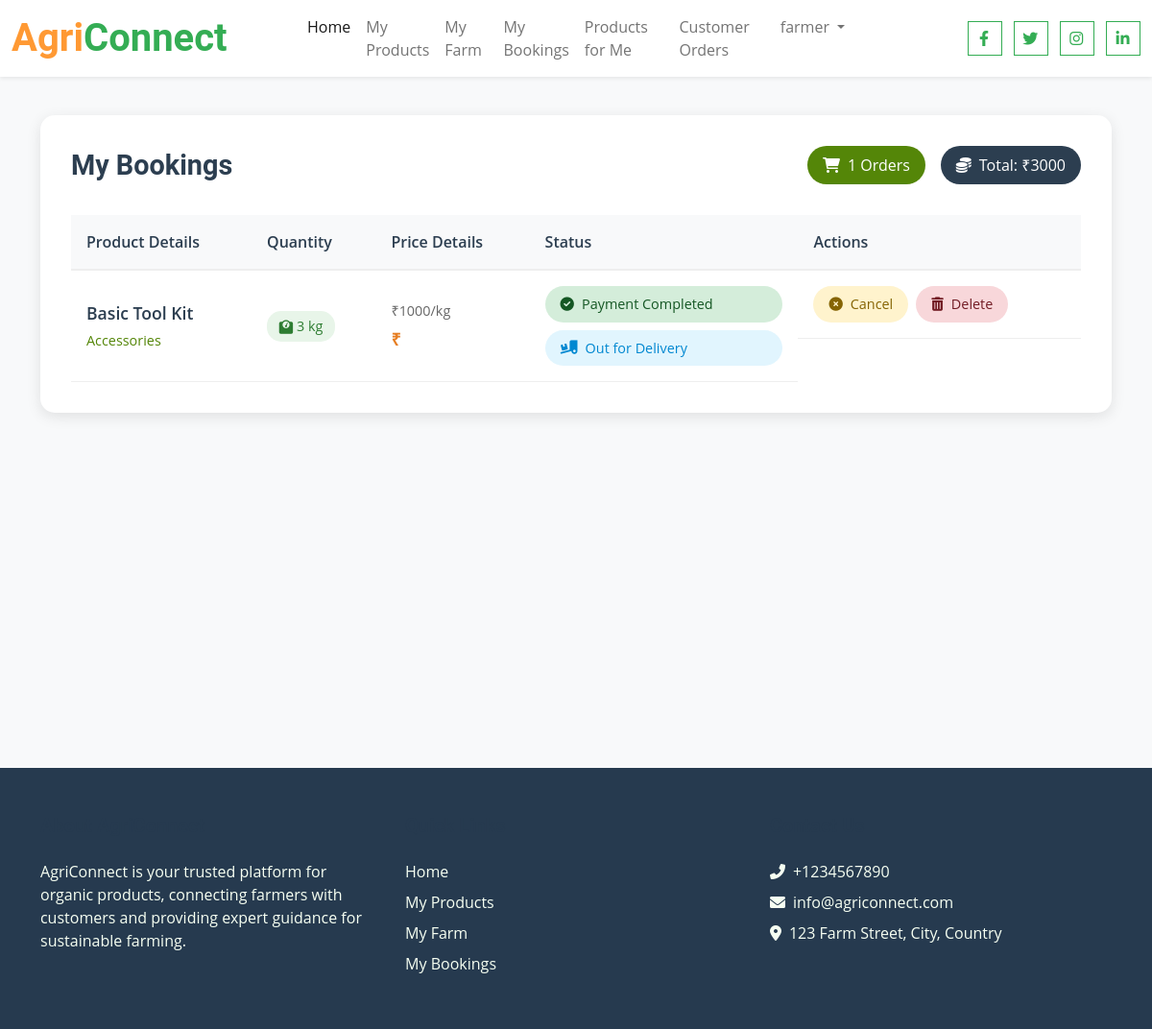
Screenshot of /farmer/FarmerMybooking (signed in) with the database file from the repository.
### Expert/models.py (models this page shows)
class FramemerCheckout(models.Model):
    product = models.ForeignKey(FarmerProducts,on_delete=models.CASCADE)
    user = models.ForeignKey(User,on_delete=models.CASCADE)
    date = models.DateField(auto_now_add=True)
    status = models.CharField(max_length=255)
    Payment = models.BooleanField(default=False)
    quantity = models.IntegerField(default=1)
    tracking_number = models.CharField(max_length=50, blank=True, null=True)
    delivery_service = models.CharField(max_length=100, blank=True, null=True)
    estimated_delivery = models.DateField(null=True, blank=True)
    delivery_notes = models.TextField(blank=True, null=True)
    delivery_status = models.CharField(max_length=50, blank=True, null=True)

class FarmerProducts(models.Model):
    options = (
        ("Fertilizer","Fertilizers"),
        ("Seeds","Seeds"),
        ("Accessories","Accessories")
    )
    Product_Name = models.CharField(max_length=255)
    Product_Category = models.CharField(max_length=255,choices=options)
    Product_price = models.IntegerField()
    Product_image = models.FileField(upload_to="farmer_product")
    Product_stock = models.IntegerField()
    user = models.ForeignKey(User,on_delete=models.CASCADE,null=True,blank=True)
    status = models.BooleanField(default=True)

### farmer/views.py (the view)
# urls.py: path("FarmerMybooking",views.FarmerMybooking,name="FarmerMybooking"),
def FarmerMybooking(request):
    product = FramemerCheckout.objects.filter(user=request.user)
    total_price = sum(p.product.Product_price * p.quantity for p in product)
    context = {
        'product': product,
        'total_price': total_price
    }
    return render(request, "farmer/mybooking.html", context)

### templates/farmer/mybooking.html (shortened to what this page needs)
{% extends "farmerhome.html" %}
{% block content %}
<div class="booking-container">
    <div class="container">
        <div class="booking-card">
            <div class="booking-header">
                <h1 class="booking-title">My Bookings</h1>
                <div class="booking-stats">
                    <div class="stat-badge orders-badge">
                        <i class="fas fa-shopping-cart"></i>
                        <span>{{product|length}} Orders</span>
                    </div>
                    <div class="stat-badge total-badge">
                        <i class="fas fa-coins"></i>
                        <span>Total: ₹{{total_price|default:"0"}}</span>
                    </div>
                </div>
            </div>
            {% if product %}
            <div class="table-responsive">
                <table class="booking-table">
                    <thead>
                        <tr>
                            <th>Product Details</th>
                            <th>Quantity</th>
                            <th>Price Details</th>
                            <th>Status</th>
                            <th>Actions</th>
                        </tr>
                    </thead>
                    <tbody>
                        {% for p in product %}
                        <tr>
                            <td>
                                <div class="product-info">
                                    <span class="product-name">{{p.product.Product_Name}}</span>
                                    <span class="product-category">{{p.product.Product_Category}}</span>
                                </div>
                            </td>
                            <td>
                                <span class="quantity-badge">
                                    <i class="fas fa-weight"></i> {{p.quantity}} kg
                                </span>
                            </td>
                            <td>
                                <div class="price-info">
                                    <span class="unit-price">₹{{p.product.Product_price}}/kg</span>
                                    <span class="total-price">₹{{p.total_price}}</span>
                                </div>
                            </td>
                            <td>
                                <div class="status-info">
                                    <span class="status-badge {% if p.status == 'Customer Ordered' %}status-pending
                                        {% elif p.status == 'Order Accepted' %}status-accepted
                                        {% elif p.status == 'Order Despached' %}status-dispatched
                                        {% elif p.status == 'Payment Completed' %}status-completed
                                        {% elif p.status == 'Cancelled By User' %}status-cancelled
                                        {% else %}status-pending{% endif %}">
                                        <i class="fas {% if p.status == 'Customer Ordered' %}fa-clock
                                            {% elif p.status == 'Order Accepted' %}fa-check
                                            {% elif p.status == 'Order Despached' %}fa-truck
                                            {% elif p.status == 'Payment Completed' %}fa-check-circle
                                            {% elif p.status == 'Cancelled By User' %}fa-times-circle
                                            {% else %}fa-clock{% endif %}"></i>
                                        {{p.status}}
                                    </span>
                                    {% if p.delivery_status and p.status == 'Order Despached' or p.status == 'Payment Completed' %}
                                    <span class="status-badge {% if p.delivery_status == 'In Transit' %}status-transit
                                        {% elif p.delivery_status == 'Out for Delivery' %}status-out-delivery
                                        {% elif p.delivery_status == 'Delivered' %}status-delivered
                                        {% elif p.delivery_status == 'Failed Delivery' %}status-failed
                                        {% elif p.delivery_status == 'Returned' %}status-returned
                                        {% endif %}">
                                        <i class="fas {% if p.delivery_status == 'In Transit' %}fa-shipping-fast
                                            {% elif p.delivery_status == 'Out for Delivery' %}fa-truck-loading
                                            {% elif p.delivery_status == 'Delivered' %}fa-box-check
                                            {% elif p.delivery_status == 'Failed Delivery' %}fa-exclamation-triangle
                                            {% elif p.delivery_status == 'Returned' %}fa-undo
                                            {% endif %}"></i>
                                        {{p.delivery_status}}
                                    </span>
                                    {% endif %}
                                </div>
                            </td>
                            <td class="action-buttons">
                                <a href="{%url 'CancelOrderFarmer' p.id %}" class="action-btn cancel-btn">
                                    <i class="fas fa-times-circle"></i>
                                    Cancel
                                </a>
                                <a href="{%url 'DeleteOrderFarmer' p.id %}" class="action-btn delete-btn">
                                    <i class="fas fa-trash-alt"></i>
                                    Delete
                                </a>
                            </td>
                        </tr>
                        {% endfor %}
                    </tbody>
                </table>
            </div>
            {% else %}
            <div class="empty-state">
                <i class="fas fa-shopping-basket"></i>
                <h3>No Orders Yet</h3>
                <p>You haven't placed any orders yet. Start shopping to see your orders here.</p>
            </div>
            {% endif %}
        </div>
    </div>
</div>
{% endblock %}

### templates/farmerhome.html (shortened to what this page needs)
{% load static %}
<!DOCTYPE html>
<html lang="en">
<head>
    <link href="https://cdnjs.cloudflare.com/ajax/libs/font-awesome/6.0.0/css/all.min.css" rel="stylesheet">
    <link href="https://cdn.jsdelivr.net/npm/bootstrap-icons@1.8.1/font/bootstrap-icons.css" rel="stylesheet">
    <link href="{%static 'lib/owlcarousel/assets/owl.carousel.min.css' %}" rel="stylesheet">
    <link href="{%static 'css/bootstrap.min.css' %}" rel="stylesheet">
    <link href="{%static 'css/style.css' %}" rel="stylesheet">
</head>
<body>
    <header class="fixed-top">
        <div class="container-fluid bg-white shadow-sm">
            <div class="row">
                <div class="col-lg-3 d-flex align-items-center">
                    <a href="{%url 'Index' %}" class="navbar-brand">
                        <h1 class="m-0 text-primary"><span class="text-secondary">Agri</span>Connect</h1>
                    </a>
                </div>
                <div class="col-lg-6">
                    <nav class="navbar navbar-expand-lg navbar-light justify-content-center">
                        <div class="collapse navbar-collapse" id="navbarCollapse">
                            <div class="navbar-nav">
                                <a href="{%url 'Index' %}" class="nav-item nav-link active">Home</a>
                                {% if request.user.is_authenticated %}
                                    <a href="{%url 'ProductAdd' %}" class="nav-item nav-link">My Products</a>
                                    <a href="{%url 'StartFarm' %}" class="nav-item nav-link">My Farm</a>
                                    <a href="{%url 'FarmerMybooking' %}" class="nav-item nav-link">My Bookings</a>
                                    <a href="{%url 'FarmProducts' %}" class="nav-item nav-link">Products for Me</a>
                                    <a href="{%url 'CustomerOrderFarmerview' %}" class="nav-item nav-link">Customer Orders</a>
                                    <div class="nav-item dropdown">
                                        <a href="#" class="nav-link dropdown-toggle" data-bs-toggle="dropdown" aria-expanded="false">{{request.user}}</a>
                                    </div>
                                {% endif %}
                            </div>
                        </div>
                    </nav>
                </div>
                <div class="col-lg-3 d-flex align-items-center justify-content-end">
                    <div class="social-links">
                        <a href="#" class="btn btn-outline-primary btn-square me-2"><i class="fab fa-facebook-f"></i></a>
                        <a href="#" class="btn btn-outline-primary btn-square me-2"><i class="fab fa-twitter"></i></a>
                        <a href="#" class="btn btn-outline-primary btn-square me-2"><i class="fab fa-instagram"></i></a>
                        <a href="#" class="btn btn-outline-primary btn-square"><i class="fab fa-linkedin-in"></i></a>
                    </div>
                </div>
            </div>
        </div>
    </header>
    {% block content %}{% endblock %}
    <footer class="bg-dark text-light py-5">
        <div class="container">
            <div class="row g-4">
                <div class="col-lg-4">
                    <h5 class="mb-4">About AgriConnect</h5>
                    <p class="mb-4">AgriConnect is your trusted platform for organic products, connecting farmers with customers and providing expert guidance for sustainable farming.</p>
                </div>
                <div class="col-lg-4">
                    <h5 class="mb-4">Quick Links</h5>
                    <div class="d-flex flex-column">
                        <a href="{%url 'Index' %}" class="text-light text-decoration-none mb-2">Home</a>
                        <a href="{%url 'ProductAdd' %}" class="text-light text-decoration-none mb-2">My Products</a>
                        <a href="{%url 'StartFarm' %}" class="text-light text-decoration-none mb-2">My Farm</a>
                        <a href="{%url 'FarmerMybooking' %}" class="text-light text-decoration-none mb-2">My Bookings</a>
                    </div>
                </div>
                <div class="col-lg-4">
                    <h5 class="mb-4">Contact Us</h5>
                    <p class="mb-2"><i class="fas fa-phone-alt me-2"></i>+1234567890</p>
                    <p class="mb-2"><i class="fas fa-envelope me-2"></i>info@agriconnect.com</p>
                    <p class="mb-0"><i class="fas fa-map-marker-alt me-2"></i>123 Farm Street, City, Country</p>
                </div>
            </div>
        </div>
    </footer>
</body>
</html>

### static/css/style.css (style rules this page uses)
:root { --primary: #34AD54; --secondary: #FF9933; --light: #F6FFF2; --dark: #263A4F; }
.btn { font-family: 'Roboto', sans-serif; letter-spacing: 1px; font-weight: 700; transition: .5s; }
.btn-square { width: 36px; height: 36px; }
.btn-square, .btn-sm-square, .btn-lg-square { padding-left: 0; padding-right: 0; text-align: center; }

### templates/farmer/mybooking.html (style rules this page uses)
.booking-container { padding: 120px 0 2rem 0; min-height: 100vh; background-color: #f8f9fa; }
.booking-card { background: white; border-radius: 15px; box-shadow: 0 4px 15px rgba(0,0,0,0.1); padding: 2rem; margin-bottom: 2rem; }
.booking-header { display: flex; justify-content: space-between; align-items: center; margin-bottom: 2rem; flex-wrap: wrap; gap: 1rem; }
.booking-title { color: #2c3e50; font-size: 1.8rem; font-weight: 600; margin: 0; }
.booking-stats { display: flex; gap: 1rem; align-items: center; }
.stat-badge { padding: 0.5rem 1rem; border-radius: 20px; font-weight: 500; display: flex; align-items: center; gap: 0.5rem; }
.orders-badge { background: #548608; color: white; }
.total-badge { background: #2c3e50; color: white; }
.booking-table { width: 100%; border-collapse: separate; border-spacing: 0; }
.booking-table th { background: #f8f9fa; color: #2c3e50; font-weight: 600; padding: 1rem; text-align: left; border-bottom: 2px solid #eee; }
.booking-table td { padding: 1rem; border-bottom: 1px solid #eee; color: #666; vertical-align: middle; }
.product-info { display: flex; flex-direction: column; gap: 0.3rem; }
.product-name { color: #2c3e50; font-weight: 600; font-size: 1.1rem; }
.product-category { color: #548608; font-size: 0.9rem; }
.price-info { display: flex; flex-direction: column; gap: 0.3rem; align-items: flex-start; }
.unit-price { color: #666; font-size: 0.9rem; }
.total-price { color: #e67e22; font-weight: 600; font-size: 1.1rem; }
.quantity-badge { background: #e8f5e9; color: #2e7d32; padding: 0.4rem 0.8rem; border-radius: 15px; font-weight: 500; font-size: 0.9rem; }
.status-badge { padding: 0.5rem 1rem; border-radius: 20px; font-size: 0.9rem; font-weight: 500; display: inline-flex; align-items: center; gap: 0.5rem; }
.status-completed { background: #d4edda; color: #155724; }
.action-buttons { display: flex; gap: 0.5rem; }
.action-btn { padding: 0.5rem 1rem; border-radius: 20px; text-decoration: none; font-size: 0.9rem; font-weight: 500; transition: all 0.3s ease; display: inline-flex; align-items: center; gap: 0.5rem; }
.cancel-btn { background: #fff3cd; color: #856404; }
.delete-btn { background: #f8d7da; color: #721c24; }
.status-info { display: flex; flex-direction: column; gap: 0.5rem; }
.status-out-delivery { background: #e1f5fe; color: #0288d1; }

### templates/farmerhome.html (style rules this page uses)
body { padding-top: 0; }
header { z-index: 1000; background: white; }
.navbar { padding: 0.5rem 0; }
.navbar-nav .nav-link { padding: 0.5rem 1rem; font-weight: 500; transition: all 0.3s ease; }
.navbar-nav .dropdown-toggle::after { margin-left: 0.5rem; }

### rows the page displays
FramemerCheckout: product.Product_Name "Basic Tool Kit", product.Product_Category "Accessories", quantity "3", product.Product_price "1000", status "Payment Completed", delivery_status "Out for Delivery"

### other values shown
{{ request.user }} "farmer"
{{ product|length }} "1"
{{ total_price|default:"0" }} "3000"
